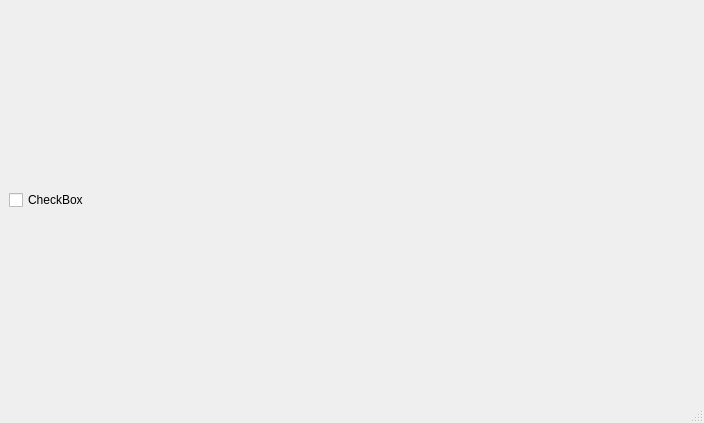
<?xml version="1.0" encoding="UTF-8"?>
<ui version="4.0">
 <class>MainWindow</class>
 <widget class="QMainWindow" name="MainWindow">
  <property name="geometry">
   <rect>
    <x>0</x>
    <y>0</y>
    <width>704</width>
    <height>423</height>
   </rect>
  </property>
  <property name="windowTitle">
   <string>MainWindow</string>
  </property>
  <widget class="QWidget" name="centralwidget">
   <layout class="QGridLayout" name="gridLayout">
    <item row="0" column="0">
     <widget class="QCheckBox" name="checkBox_2">
      <property name="text">
       <string>CheckBox</string>
      </property>
     </widget>
    </item>
   </layout>
  </widget>
  <widget class="QMenuBar" name="menubar">
   <property name="geometry">
    <rect>
     <x>0</x>
     <y>0</y>
     <width>704</width>
     <height>21</height>
    </rect>
   </property>
  </widget>
  <widget class="QStatusBar" name="statusbar"/>
 </widget>
 <resources/>
 <connections/>
</ui>
